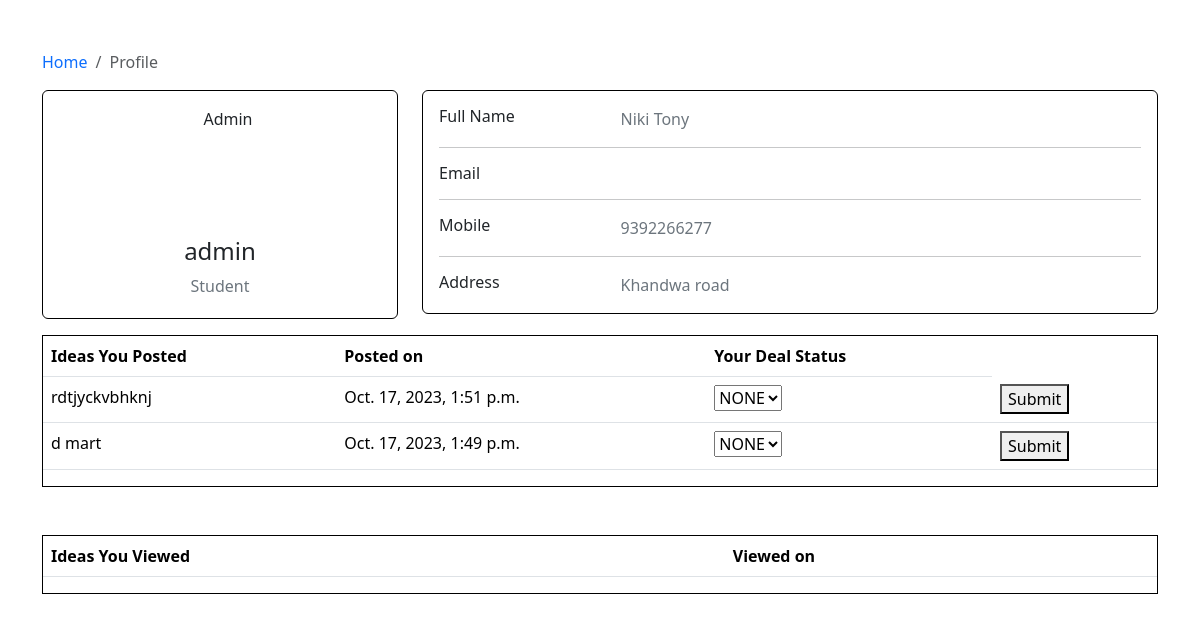
Screenshot of /profile (signed in) with the database file from the repository.
### app/models.py (models this page shows)
class UserProfile(models.Model):
   user = models.OneToOneField(User,on_delete=callable)
   mobile = models.IntegerField(blank=True,null=True)
   address = models.CharField(max_length=1000,blank=True,null=True)
   profession = models.CharField(max_length=50,blank=True,null=True)

class Idea(models.Model):
    approved_choices = [
        ('Yes', 'Yes'),
        ('No', 'No'),
    ]
    idea_title = models.CharField(max_length=255)
    idea_description = models.CharField(max_length=1000)
    idea_instant_investment = models.IntegerField()
    idea_total_investment = models.IntegerField()
    idea_industry = models.CharField(max_length=50,blank=True, null=True)
    uploaded_by = models.ForeignKey(User, on_delete=models.CASCADE,blank=True, null=True)
    idea_posted_by_name= models.CharField(max_length=50,blank=True, null=True)
    idea_posted_by_mail= models.CharField(max_length=50,blank=True, null=True)
    idea_posted_by_mobile= models.IntegerField(blank=True, null=True)
    idea_posted_by_address= models.CharField(max_length=1000,blank=True, null=True)
    posted_datetime = models.DateTimeField(auto_now=True)
    idea_approved= models.CharField(max_length=3,choices=approved_choices,default='No')

### app/views.py (the view, shortened to what this page needs)
# urls.py: path('profile', views.profile, name='profile'),
def profile(request):
    user = request.user
    Ideas = Idea.objects.filter(uploaded_by=user).order_by('-posted_datetime')
    Ideaviewed =Idea_viewed.objects.filter(user=user).order_by('-viewed_at')
    profile = UserProfile.objects.get(user=user)
    Ideabought=Idea_bought.objects.filter(user=user).order_by('-bought_at')
    return render(request, 'profile.html', {'user': user, 'Ideas': Ideas,'Ideaviewed':Ideaviewed,'profile':profile,'Idea_bought':Ideabought})

### templates/profile.html (shortened to what this page needs)
<!DOCTYPE html>
<html lang="en">
<head>
    <link href="https://cdn.jsdelivr.net/npm/bootstrap@5.3.1/dist/css/bootstrap.min.css" rel="stylesheet">
</head>
<body>
    <div class="container">
        <div class="main-body" style="margin-top: 50px;">
              <nav aria-label="breadcrumb" class="main-breadcrumb">
                <ol class="breadcrumb">
                  <li class="breadcrumb-item"><a href="/" style="text-decoration: none;">Home</a></li>
                  <li class="breadcrumb-item active" aria-current="page">Profile</li>
                </ol>
              </nav>
              <div class="row gutters-sm">
                <div class="col-md-4 mb-3">
                  <div class="card" style="border: 1px black solid;">
                    <div class="card-body">
                      <div class="d-flex flex-column align-items-center text-center">
                        <img src="https://bootdey.com/img/Content/avatar/avatar7.png" alt="Admin" class="rounded-circle" width="114" height="114">
                        <div class="mt-3" style="width: 50%; text-align: center;">
                          <h4>{{user.username}}</h4>
                          <p class="text-secondary mb-1">{{profile.profession}}</p>
                        </div>
                      </div>
                    </div>
                  </div>
                </div>
                <div class="col-md-8">
                  <div class="card mb-3" style="border: 1px solid black;">
                    <div class="card-body">
                      <div class="row">
                        <div class="col-sm-3">
                          <h6 class="mb-0">Full Name</h6>
                        </div>
                        <div class="col-sm-9 text-secondary">
                          {{user.first_name}} {{user.last_name}}
                        </div>
                      </div>
                      <hr>
                      <div class="row">
                        <div class="col-sm-3">
                          <h6 class="mb-0">Email</h6>
                        </div>
                        <div class="col-sm-9 text-secondary">
                        </div>
                      </div>
                      <hr>
                      <div class="row">
                        <div class="col-sm-3">
                          <h6 class="mb-0">Mobile</h6>
                        </div>
                        <div class="col-sm-9 text-secondary">
                          {{profile.mobile}}
                        </div>
                      </div>
                      <hr>
                      <div class="row">
                        <div class="col-sm-3">
                          <h6 class="mb-0">Address</h6>
                        </div>
                        <div class="col-sm-9 text-secondary">
                          {{profile.address}}
                        </div>
                      </div>
                    </div>
                  </div>
                </div>
              </div>
            <div style="border: 1px solid black;">
                <table class="table">
                    <thead>
                      <tr>
                        <th scope="col">Ideas You Posted</th>
                        <th scope="col">Posted on</th>
                        <th scope="col">Your Deal Status</th>
                      </tr>
                    </thead>
                    <tbody>
                        {% for Idea in Ideas %}
                        <form method="POST">
                      <tr>
                        <td>{{Idea.idea_title}}</td>
                        <td>{{Idea.posted_datetime}}</td>
                        <td><select name="idea_provider_deal_status" id="idea_provider_deal_status">
                          <option value="NONE">NONE</option>
                        </select></td>
                        <td><button type="submit">Submit</button></td>
                      </tr></form>
                      {% endfor %}
                    </tbody>
                  </table>
            </div> <br><br>
            <div style="border: 1px solid black;">
                <table class="table">
                    <thead>
                      <tr>
                        <th scope="col">Ideas You Viewed</th>
                        <th scope="col">Viewed on</th>
                      </tr>
                    </thead>
                  </table>
            </div>
            </div>
        </div>
    </body>
  </html>

### rows the page displays
UserProfile: profession "Student", mobile "9392266277", address "Khandwa road"
Idea: idea_title "rdtjyckvbhknj", posted_datetime "Oct. 17, 2023, 1:51 p.m."
Idea: idea_title "d mart", posted_datetime "Oct. 17, 2023, 1:49 p.m."

### other values shown
{{ user.username }} "admin"
{{ user.first_name }} "Niki"
{{ user.last_name }} "Tony"
